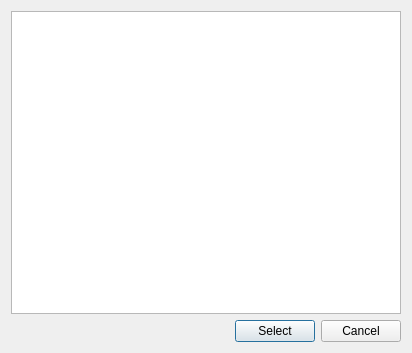
<?xml version="1.0" encoding="UTF-8"?>
<ui version="4.0">
 <class>Dialog</class>
 <widget class="QDialog" name="Dialog">
  <property name="geometry">
   <rect>
    <x>0</x>
    <y>0</y>
    <width>412</width>
    <height>353</height>
   </rect>
  </property>
  <property name="windowTitle">
   <string>Select scene object</string>
  </property>
  <layout class="QVBoxLayout" name="verticalLayout">
   <item>
    <widget class="QListWidget" name="sceneObjectListWidget"/>
   </item>
   <item>
    <layout class="QVBoxLayout" name="settingsVerticalLayout"/>
   </item>
   <item>
    <layout class="QHBoxLayout" name="horizontalLayout_2">
     <item>
      <spacer name="horizontalSpacer">
       <property name="orientation">
        <enum>Qt::Horizontal</enum>
       </property>
       <property name="sizeHint" stdset="0">
        <size>
         <width>40</width>
         <height>20</height>
        </size>
       </property>
      </spacer>
     </item>
     <item>
      <widget class="QPushButton" name="selectButton">
       <property name="text">
        <string>Select</string>
       </property>
      </widget>
     </item>
     <item>
      <widget class="QPushButton" name="cancelButton">
       <property name="text">
        <string>Cancel</string>
       </property>
      </widget>
     </item>
    </layout>
   </item>
  </layout>
 </widget>
 <resources/>
 <connections/>
</ui>
